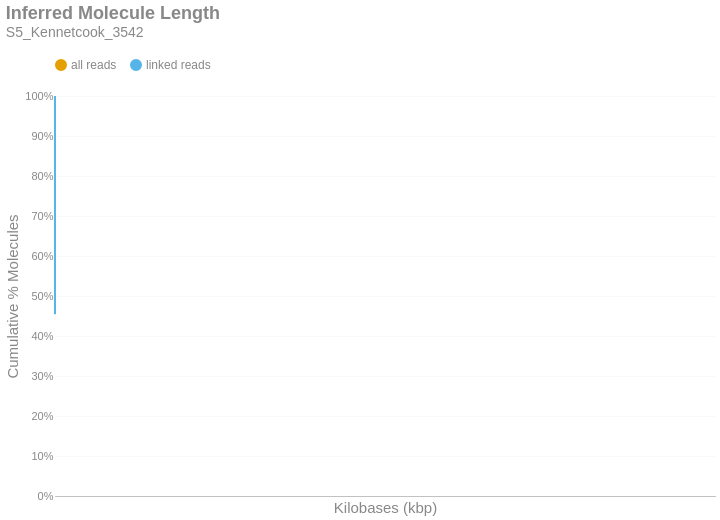

This figure's notebook cell:
### Markdown cell above
### Inferred Molecule Length
This is the cumulative frequency distribution of molecule lengths inferred from the first and last alignment positions along a contig for all alignments associated with a single linked-read barcode on a given contig.There are two distributions: one with `all` the alignments (yellow) and another with only `linked reads` (blue). The percent of molecules in the `linked reads` distribution is relative to the total number of linked molecules.

### Code cell
if SKIPLR:
    print_html(f"Skipped")
else:
    binned_df = consolidated_hist(valids['length_inferred']/1000, mask, 10, True)
    binned_df = binned_df.with_columns(
        pl.when(pl.col('bin').cast(pl.Utf8) == '0').then(pl.lit('1')).otherwise(pl.col('bin').cast(pl.Utf8)).alias('bin')
    )
    with SafeRender(binned_df):
        (
            density_plot(binned_df, 'Inferred Molecule Length', samplename, 'inferredlen')
            .transform_calculate(bin_kb='datum.bin / 1000')
            .encode(
                x=alt.X('bin_kb:Q', title="Kilobases (kbp)").scale(type='log', padding=0).axis(labelAngle=-40),
                y=alt.Y('value:Q', title='Cumulative % Molecules')
                    .axis(format='%')
                    .stack(False)
                    .scale(domainMin=0, domainMax=1,padding=0),
                color=alt.Color("key:N").scale(domain = ["all reads", "linked reads"]),
                tooltip = [
                    alt.Tooltip("key:N", title = "Data Type"),
                    alt.Tooltip("range_label:N", title="Kilobases"),
                    alt.Tooltip("value:Q", format = ".2%", title="% Molecules (Cum.)")
                ]
            )
        ).display()

### Figure 1 — Vega-Lite specification as saved in the notebook (floating-point values rounded to 4 significant figures)
{"width": "container", "height": 400, "config": {"title": {"anchor": "start", "dy": -15, "fontSize": 18, "color": "#888888", "subtitleColor": "#888888", "subtitleFontSize": 14}, "arc": {"fill": "#0072B2"}, "axis": {"domainColor": "#888888", "domainWidth": 0.5, "gridWidth": 0.2, "grid": false, "titleFontWeight": 400, "titleFontSize": 15, "labelFontSize": 11, "labelColor": "#888888", "tickColor": "#888888", "tickWidth": 0.2, "titleColor": "#888888"}, "axisBand": {"grid": false}, "axisX": {"grid": true, "tickSize": 10, "domainCap": "round"}, "axisY": {"domain": false, "grid": true, "tickSize": 0, "domainCap": "round"}, "background": "transparent", "header": {"labelFontSize": 15, "labelColor": "#888888", "titleFontSize": 15, "titleFontWeight": 600, "titleColor": "#888888"}, "legend": {"labelFont": "sans-serif", "labelFontSize": 12, "labelColor": "#888888", "symbolSize": 100, "symbolType": "circle", "titleFontSize": 12, "titlePadding": 10, "titleColor": "#888888", "title": null, "orient": "top"}, "range": {"category": ["#E69F00", "#56B4E9", "#009E73", "#F0E442", "#0072B2", "#D55E00", "#CC79A7", "#000000"], "diverging": ["#cfe8f3", "#a2d4ec", "#73bfe2", "#46abdb", "#1696d2", "#12719e"]}, "area": {"fill": "#0072B2", "fillOpacity": 0.7, "line": true, "strokeOpacity": 0.7}, "line": {"color": "#0072B2", "stroke": "#0072B2", "strokeWidth": 2}, "trail": {"color": "#0072B2", "stroke": "#0072B2", "strokeWidth": 0, "size": 1}, "point": {"filled": true, "fillOpacity": 1.0, "size": 95}, "text": {"color": "#888888", "fontSize": 11, "align": "right", "fontWeight": 400, "size": 11}, "bar": {"fill": "#0072B2", "stroke": null}, "view": {"stroke": null, "continuousWidth": 660, "continuousHeight": 400}}, "data": {"name": "data-24b712a1fcfd6c5386eb5401cf102f04"}, "mark": {"type": "line", "interpolate": "monotone", "point": {"opacity": 0, "size": 275}}, "encoding": {"color": {"field": "key", "scale": {"domain": ["all reads", "linked reads"]}, "type": "nominal"}, "tooltip": [{"field": "key", "title": "Data Type", "type": "nominal"}, {"field": "range_label", "title": "Kilobases", "type": "nominal"}, {"field": "value", "format": ".2%", "title": "% Molecules (Cum.)", "type": "quantitative"}], "x": {"axis": {"labelAngle": -40}, "field": "bin_kb", "scale": {"type": "log", "padding": 0}, "title": "Kilobases (kbp)", "type": "quantitative"}, "y": {"axis": {"format": "%"}, "field": "value", "scale": {"domainMin": 0, "domainMax": 1, "padding": 0}, "stack": false, "title": "Cumulative % Molecules", "type": "quantitative"}}, "params": [{"name": "param_c36ac31b6afebe62", "select": {"type": "point", "fields": ["key"]}, "bind": "legend"}], "title": {"text": "Inferred Molecule Length", "subtitle": "S5_Kennetcook_3542"}, "transform": [{"fold": ["all reads (cumsum)", "linked reads (cumsum)"]}, {"calculate": "replace(datum.key, ' (cumsum)', '')", "as": "key"}, {"filter": {"param": "param_c36ac31b6afebe62"}}, {"calculate": "datum.bin / 1000", "as": "bin_kb"}], "usermeta": {"embedOptions": {"downloadFileName": "S5_Kennetcook_3542.inferredlen"}}, "$schema": "https://vega.github.io/schema/vega-lite/v6.1.0.json", "datasets": {"data-24b712a1fcfd6c5386eb5401cf102f04": [{"bin": "0.0", "interval": "0.0-10.0", "all reads": 0.8453, "linked reads": 0.4547, "all reads (cumsum)": 0.8453, "linked reads (cumsum)": 0.4547, "range_label": "0-9"}, {"bin": "10.0", "interval": "10.0-20.0", "all reads": 0.06688, "linked reads": 0.2344, "all reads (cumsum)": 0.9122, "linked reads (cumsum)": 0.689, "range_label": "10-19"}, {"bin": "20.0", "interval": "20.0-30.0", "all reads": 0.04064, "linked reads": 0.1434, "all reads (cumsum)": 0.9528, "linked reads (cumsum)": 0.8324, "range_label": "20-29"}, {"bin": "30.0", "interval": "30.0-40.0", "all reads": 0.02392, "linked reads": 0.08471, "all reads (cumsum)": 0.9767, "linked reads (cumsum)": 0.9171, "range_label": "30-39"}, {"bin": "40.0", "interval": "40.0-50.0", "all reads": 0.01331, "linked reads": 0.04719, "all reads (cumsum)": 0.99, "linked reads (cumsum)": 0.9643, "range_label": "40-49"}, {"bin": "50.0", "interval": "50.0-60.0", "all reads": 0.005709, "linked reads": 0.02047, "all reads (cumsum)": 0.9958, "linked reads (cumsum)": 0.9848, "range_label": "50-59"}, {"bin": "60.0", "interval": "60.0-70.0", "all reads": 0.0025, "linked reads": 0.008969, "all reads (cumsum)": 0.9983, "linked reads (cumsum)": 0.9937, "range_label": "60-69"}, {"bin": "70.0", "interval": "70.0-80.0", "all reads": 0.001038, "linked reads": 0.003723, "all reads (cumsum)": 0.9993, "linked reads (cumsum)": 0.9975, "range_label": "70-79"}, {"bin": "80.0", "interval": "80.0-90.0", "all reads": 0.0004215, "linked reads": 0.001512, "all reads (cumsum)": 0.9997, "linked reads (cumsum)": 0.999, "range_label": "80-89"}, {"bin": "90.0", "interval": "90.0-100.0", "all reads": 0.000161, "linked reads": 0.0005779, "all reads (cumsum)": 0.9999, "linked reads (cumsum)": 0.9995, "range_label": "90-99"}, {"bin": "100.0", "interval": "100.0-110.0", "all reads": 6.916e-05, "linked reads": 0.0002477, "all reads (cumsum)": 0.9999, "linked reads (cumsum)": 0.9998, "range_label": "100-109"}, {"bin": "110.0", "interval": "110.0-120.0", "all reads": 2.92e-05, "linked reads": 0.0001048, "all reads (cumsum)": 1.0, "linked reads (cumsum)": 0.9999, "range_label": "110-119"}, {"bin": "120.0", "interval": "120.0-130.0", "all reads": 1.484e-05, "linked reads": 5.328e-05, "all reads (cumsum)": 1.0, "linked reads (cumsum)": 1.0, "range_label": "120-129"}, {"bin": "130.0", "interval": "130.0-140.0", "all reads": 6.035e-06, "linked reads": 2.166e-05, "all reads (cumsum)": 1.0, "linked reads (cumsum)": 1.0, "range_label": "130-139"}, {"bin": "140.0", "interval": "140.0-150.0", "all reads": 3.915e-06, "linked reads": 1.405e-05, "all reads (cumsum)": 1.0, "linked reads (cumsum)": 1.0, "range_label": "140-149"}, {"bin": "150.0", "interval": "150.0-160.0", "all reads": 1.957e-06, "linked reads": 7.026e-06, "all reads (cumsum)": 1.0, "linked reads (cumsum)": 1.0, "range_label": "150-159"}, {"bin": "160.0", "interval": "160.0-170.0", "all reads": 3.262e-07, "linked reads": 1.171e-06, "all reads (cumsum)": 1.0, "linked reads (cumsum)": 1.0, "range_label": "160-169"}, {"bin": "170.0", "interval": "170.0-180.0", "all reads": 1.631e-07, "linked reads": 5.855e-07, "all reads (cumsum)": 1.0, "linked reads (cumsum)": 1.0, "range_label": "170-179"}, {"bin": "180.0", "interval": "180.0-190.0", "all reads": 1.631e-07, "linked reads": 5.855e-07, "all reads (cumsum)": 1.0, "linked reads (cumsum)": 1.0, "range_label": "180-189"}, {"bin": "190.0", "interval": "190.0-200.0", "all reads": 0.0, "linked reads": 0.0, "all reads (cumsum)": 1.0, "linked reads (cumsum)": 1.0, "range_label": "190-199"}, {"bin": "200.0", "interval": "200.0-210.0", "all reads": 3.262e-07, "linked reads": 1.171e-06, "all reads (cumsum)": 1.0, "linked reads (cumsum)": 1.0, "range_label": "200-209"}]}}
